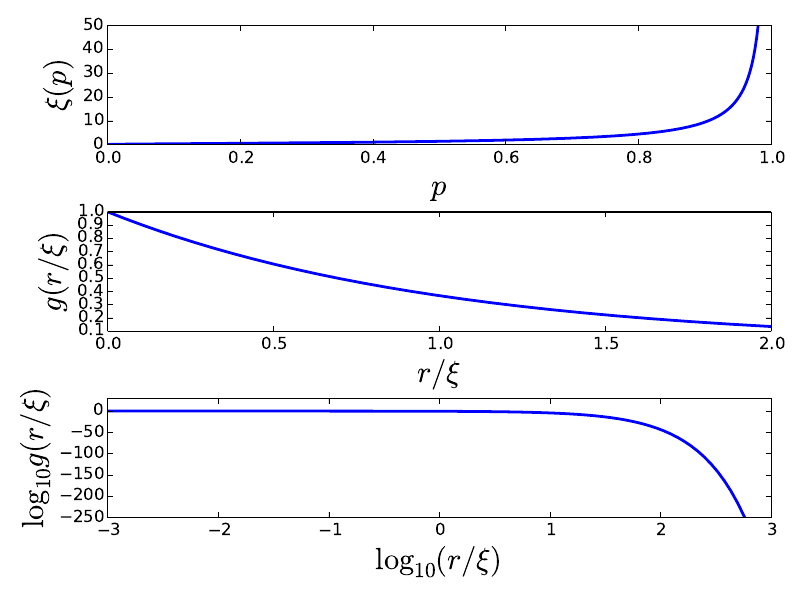

Source code (Python):
from pylab import *

p = linspace(1e-4, 1-1e-4, 10001)
s = logspace(-3, 3, 100)
r = linspace(0,2,1001)

subplot(3,1,1)
plot(p, -1/log(p), linewidth=2.0)
xlabel(r'$p$', fontsize=22)
ylabel(r'$\xi(p)$', fontsize=22)
axis([0,1,0,50])

subplot(3,1,2)
plot(r, exp(-r), linewidth=2.0)
xlabel(r'$r/\xi$', fontsize=22)
ylabel(r'$g(r/\xi)$', fontsize=22)

subplot(3,1,3)
plot(log10(s), log10(exp(-s)), linewidth=2.0)
axis([-3, 3, -250, 30])
xlabel(r'$\log_{10}(r/\xi)$', fontsize=22)
ylabel(r'$\log_{10}g(r/\xi)$', fontsize=22)

tight_layout(pad=1.0, h_pad=-0.1)

savefig("13.pdf")
show()



# subplot(2,1,1)
# for p in 0.9, 0.99, 0.999:
# 	plot(log10(s), log10(p**s), linewidth=2.0)

# xlabel(r'$\log_{10} (s)$', fontsize=20)
# ylabel(r'$\log_{10} \ G(s)$', fontsize=20)
# grid()
# savefig("12.pdf")
# show()
